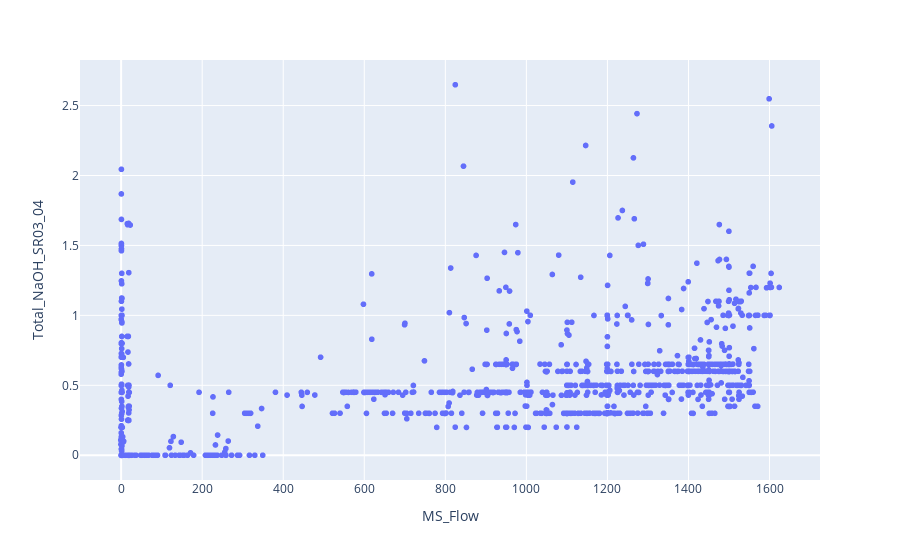

The notebook cell saved with this chart:
### Code cell
#-------------MS Operation: 106VE04, 106TK01
#
figMSscrubberNaOH_ser = px.scatter(df_series_withou_Ni, 
                  x= 'MS_Flow',
                  y='Total_NaOH_SR03_04')
figMSscrubberNaOH_ser

### Figure 1 — Plotly figure (JSON) as saved in the notebook; plotly's stock layout.template omitted (floating-point values rounded to 4 significant figures; data arrays with more than 128 entries replaced by an {"elided": "..."} marker saying what was removed)
{"data": [{"hovertemplate": "MS_Flow=%{x}<br>Total_NaOH_SR03_04=%{y}<extra></extra>", "legendgroup": "", "marker": {"color": "#636efa", "symbol": "circle"}, "mode": "markers", "name": "", "showlegend": false, "type": "scattergl", "x": {"elided": "1446 float values"}, "xaxis": "x", "y": {"elided": "1446 float values"}, "yaxis": "y"}], "layout": {"legend": {"tracegroupgap": 0}, "margin": {"t": 60}, "xaxis": {"anchor": "y", "domain": [0, 1], "title": {"text": "MS_Flow"}}, "yaxis": {"anchor": "x", "domain": [0, 1], "title": {"text": "Total_NaOH_SR03_04"}}}}
